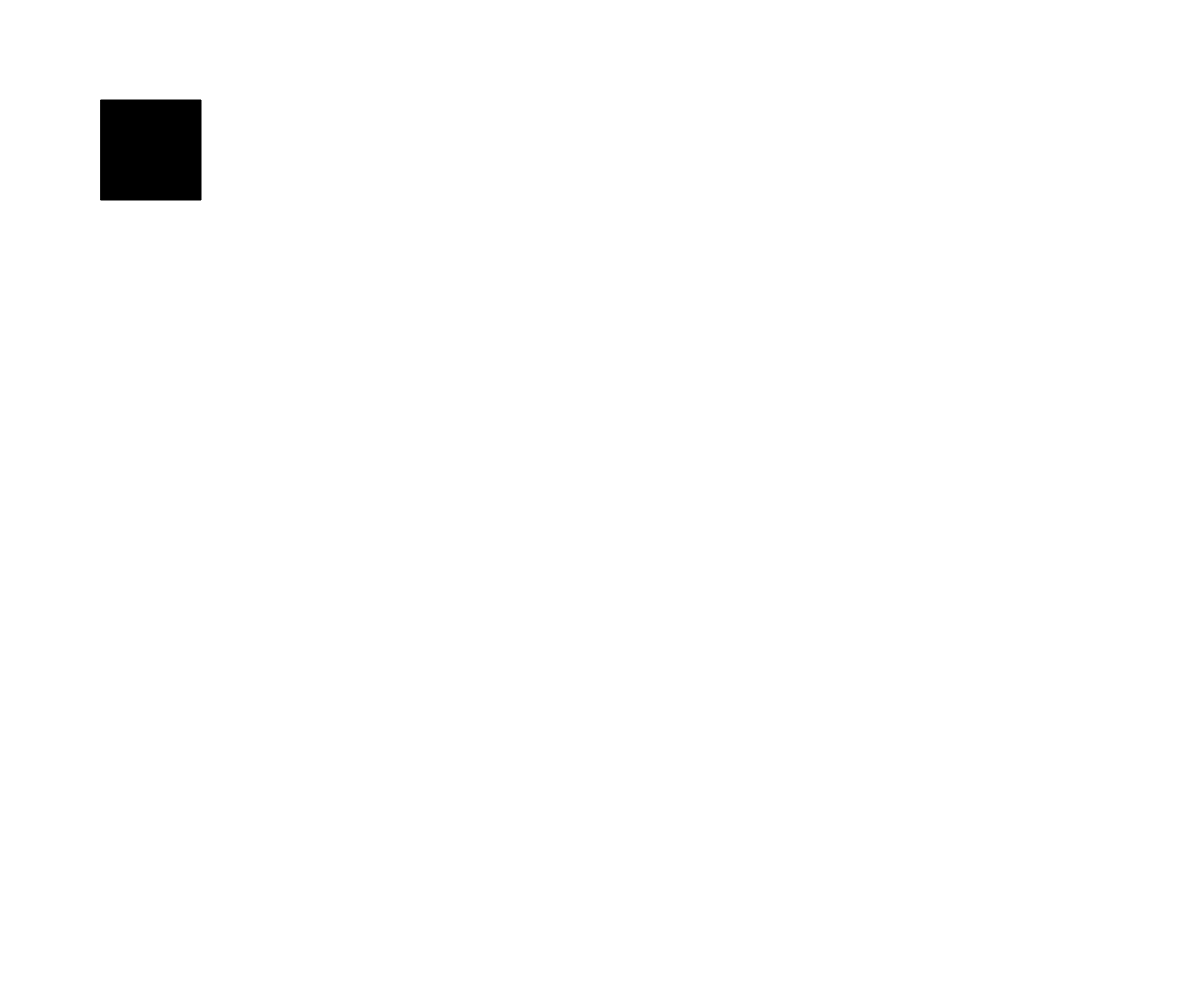
Frame 1 (no input)
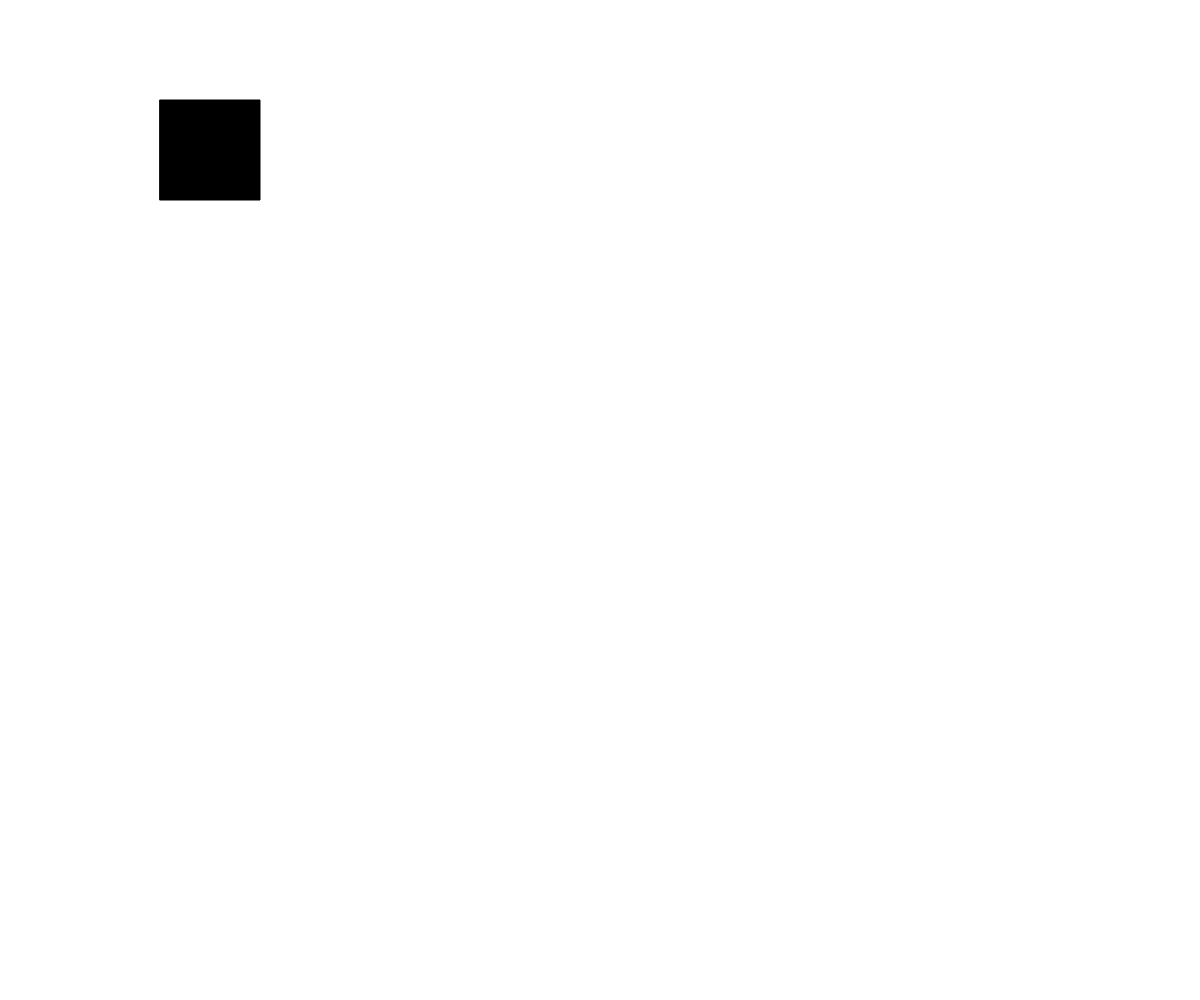
Frame 60 (no input)
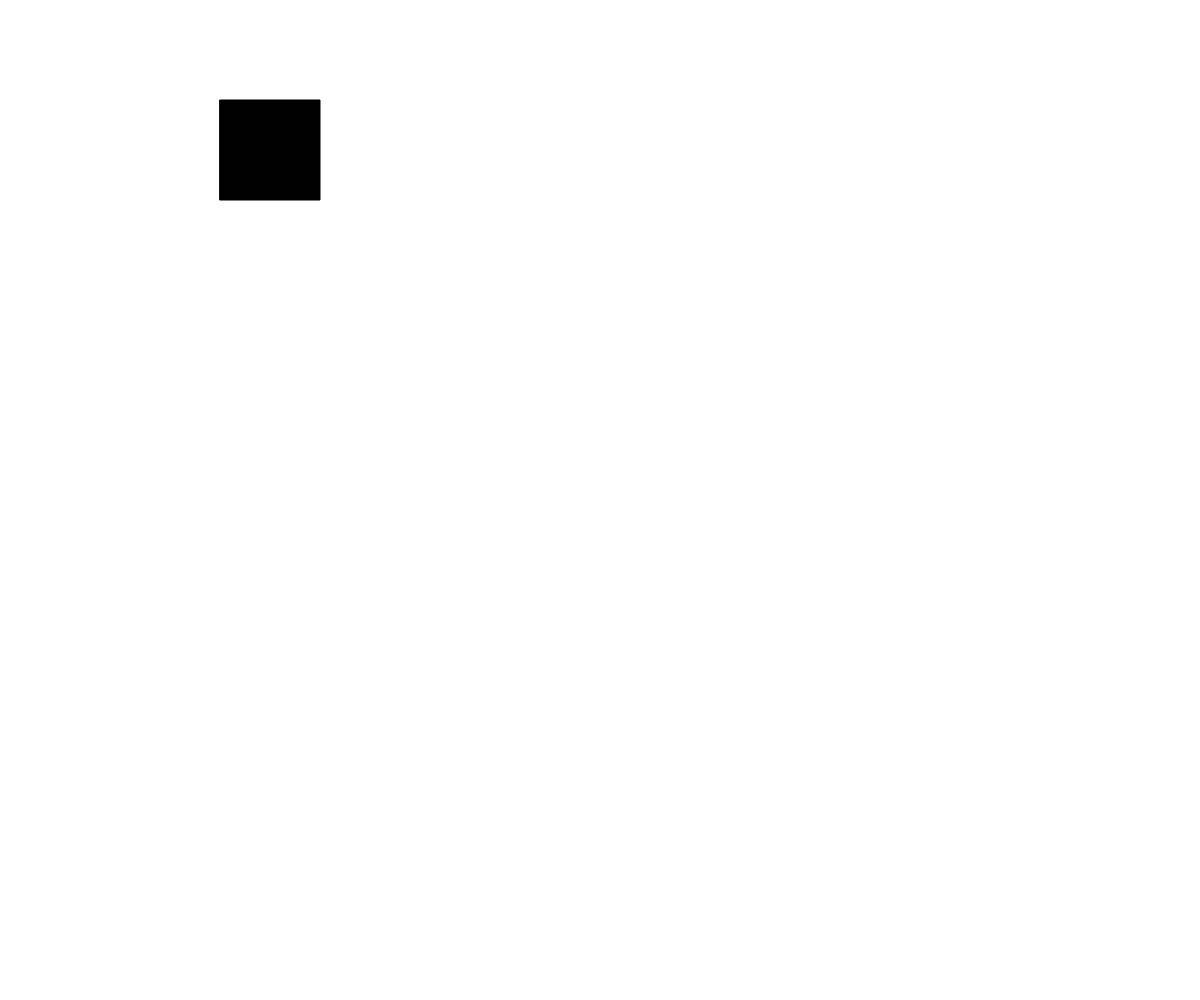
Frame 120 (the mouse pressed at the canvas centre since frame 60)

The p5.js sketch that drew these frames (run headless with seeded random() and noise() and a simulated clock; from frame 60 on, the mouse is pressed at the canvas centre):

// p5.js sketch
// ── sketch.js
var x = 0;

var myState = 0;

function setup() {
  createCanvas (windowWidth, windowHeight)
  // put setup code here
}

function draw() {
  background(255)
  fill(0);
  x = x + 1;





  switch(myState){
    case 0:
rect(100 + x, 100, 100, 100);
    break;

    case 1:
  rect(500, 100 + x, 100, 100);
    break;

    case 2:
  rect(500 - x, 500, 100, 100);
    break;

    case 3:
rect(100, 500 - x, 100, 100);
    break;
}

if (x > 400) {
  x = 0;
  myState = myState + 1;
}

if (myState > 3) {
  myState = 0
}

}
